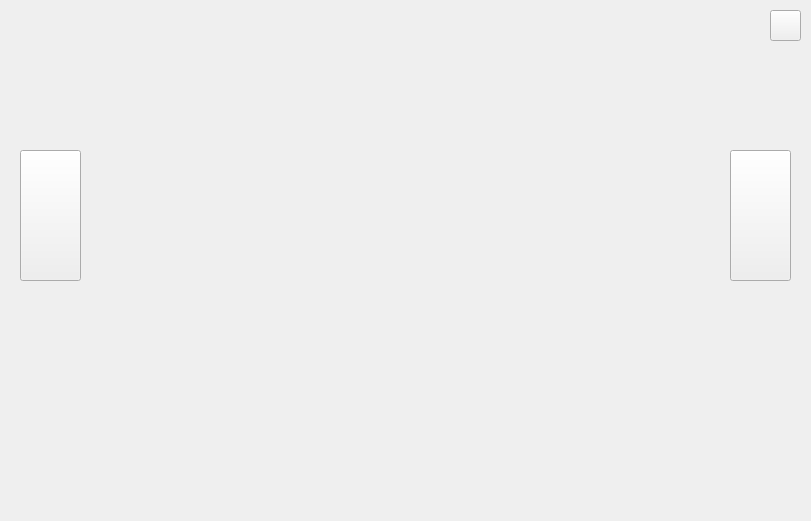
<?xml version="1.0" encoding="UTF-8"?>
<ui version="4.0">
 <class>tutor</class>
 <widget class="QWidget" name="tutor">
  <property name="geometry">
   <rect>
    <x>0</x>
    <y>0</y>
    <width>811</width>
    <height>521</height>
   </rect>
  </property>
  <property name="windowTitle">
   <string>Form</string>
  </property>
  <property name="styleSheet">
   <string notr="true">#main{
	border-image: url(:/new/pics/resouce/tutorials/t1.png);
}</string>
  </property>
  <widget class="QLabel" name="main">
   <property name="geometry">
    <rect>
     <x>0</x>
     <y>0</y>
     <width>811</width>
     <height>521</height>
    </rect>
   </property>
   <property name="text">
    <string/>
   </property>
  </widget>
  <widget class="QPushButton" name="next">
   <property name="geometry">
    <rect>
     <x>730</x>
     <y>150</y>
     <width>61</width>
     <height>131</height>
    </rect>
   </property>
   <property name="styleSheet">
    <string notr="true">#next{
	border-image: url(:/new/pics/resouce/tutorials/next.png);
}
#next:hover{
	border-image: url(:/new/pics/resouce/tutorials/next_h.png);
}
#next:pressed{
	border-image: url(:/new/pics/resouce/tutorials/next_c.png);
}</string>
   </property>
   <property name="text">
    <string/>
   </property>
  </widget>
  <widget class="QPushButton" name="last">
   <property name="geometry">
    <rect>
     <x>20</x>
     <y>150</y>
     <width>61</width>
     <height>131</height>
    </rect>
   </property>
   <property name="styleSheet">
    <string notr="true">#last{
	border-image: url(:/new/pics/resouce/tutorials/last.png);
}
#last:hover{
	border-image: url(:/new/pics/resouce/tutorials/last_h.png);
}
#last:pressed{
	border-image: url(:/new/pics/resouce/tutorials/last_c.png);
}</string>
   </property>
   <property name="text">
    <string/>
   </property>
  </widget>
  <widget class="QPushButton" name="exit">
   <property name="geometry">
    <rect>
     <x>770</x>
     <y>10</y>
     <width>31</width>
     <height>31</height>
    </rect>
   </property>
   <property name="styleSheet">
    <string notr="true">#exit{
	border-image: url(:/new/pics/resouce/exit_.png);
}
#exit:hover{
	border-image: url(:/new/pics/resouce/exit__click.png);
}</string>
   </property>
   <property name="text">
    <string/>
   </property>
  </widget>
 </widget>
 <resources/>
 <connections/>
</ui>
